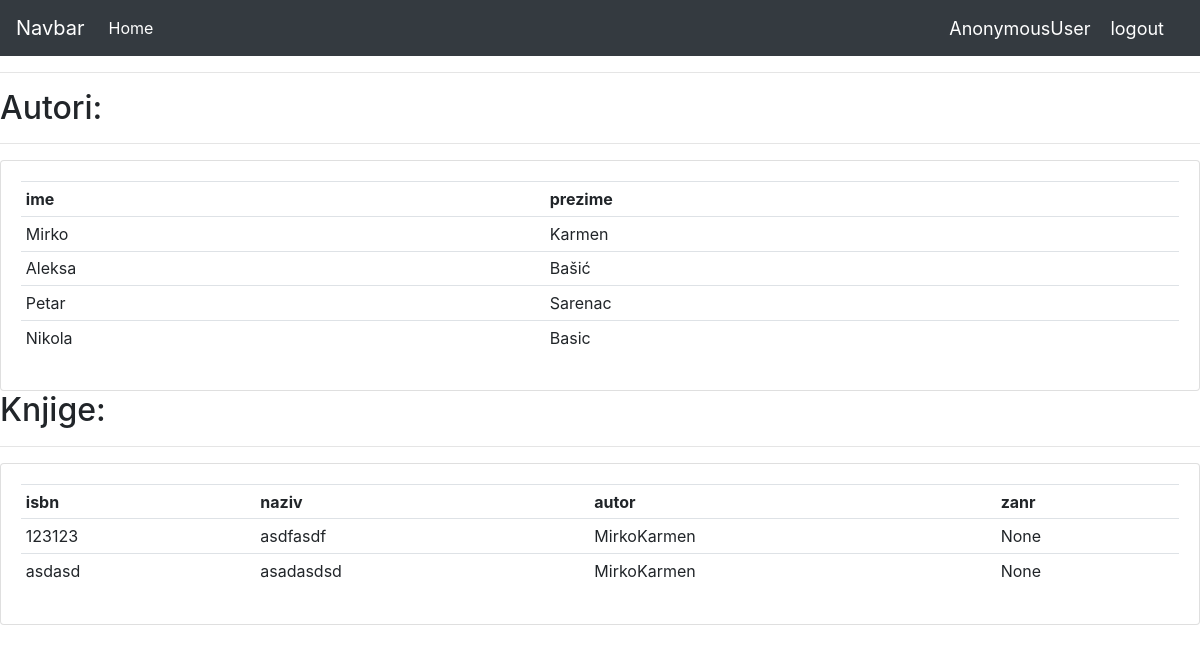
The page /korisnik/ on the database its author committed.
### biblioteka/models.py (models this page shows, shortened)
class Autor(models.Model):
    ime = models.CharField(max_length=20)
    prezime = models.CharField(max_length=20)
    def __str__(self):
        return self.ime + self.prezime

class Knjiga(models.Model):
    STATUS = (
        ('biografija', 'biografija'),
        ('komedija', 'komedija'),
        ('drama', 'drama'),
        ('roman', 'roman'),
    )
    isbn = models.CharField(max_length=50)
    naziv = models.CharField(max_length=50)
    autor = models.ForeignKey(Autor, null=True, on_delete=models.SET_NULL)
    zanr = models.CharField(max_length=200, null=True, choices=STATUS)

### biblioteka/views.py (the view)
# urls.py: path('korisnik/', views.userPage, name='korisnik')
def userPage(request):
    autor = Autor.objects.all()
    knjiga = Knjiga.objects.all()
    return render(request, 'biblioteka/korisnik.html', {'autor': autor, 'knjiga': knjiga})

### biblioteka/templates/biblioteka/korisnik.html (shortened to what this page needs)
{% extends 'biblioteka/main.html' %}
{% block content %}
<hr class = "row">
    <h2>Autori:</h2>
    <hr>
    <div class="card card-body">
        <table class="table table-sm">
            <tr>
                <th>ime</th>
                <th>prezime</th>
            </tr>
            {% for i in autor %}
            <tr>
                 <td>{{i.ime}}</td>
                 <td>{{i.prezime}}</td>
            </tr>
            {% endfor %}
        </table>
    </div>
    <h2>Knjige:</h2>
    <hr>
    <div class = "card card-body">
        <table class="table table-sm">
            <tr>
                <th>isbn</th>
                <th>naziv</th>
                <th>autor</th>
                <th>zanr</th>
            </tr>
            {% for i in knjiga %}
            <tr>
                <td>{{i.isbn}}</td>
                <td>{{i.naziv}}</td>
                <td>{{i.autor}}</td>
                <td>{{i.zanr}}</td>
            </tr>
            {% endfor %}
        </table>
    </div>
{% endblock %}

### rows shown on the page
Autor: ime "Mirko", prezime "Karmen"
Autor: ime "Aleksa", prezime "Bašić"
Autor: ime "Petar", prezime "Sarenac"
Autor: ime "Nikola", prezime "Basic"
Knjiga: isbn "123123", naziv "asdfasdf", autor "MirkoKarmen", zanr "None"
Knjiga: isbn "asdasd", naziv "asadasdsd", autor "MirkoKarmen", zanr "None"

### other values the page prints
{{ request.user }} "AnonymousUser"
